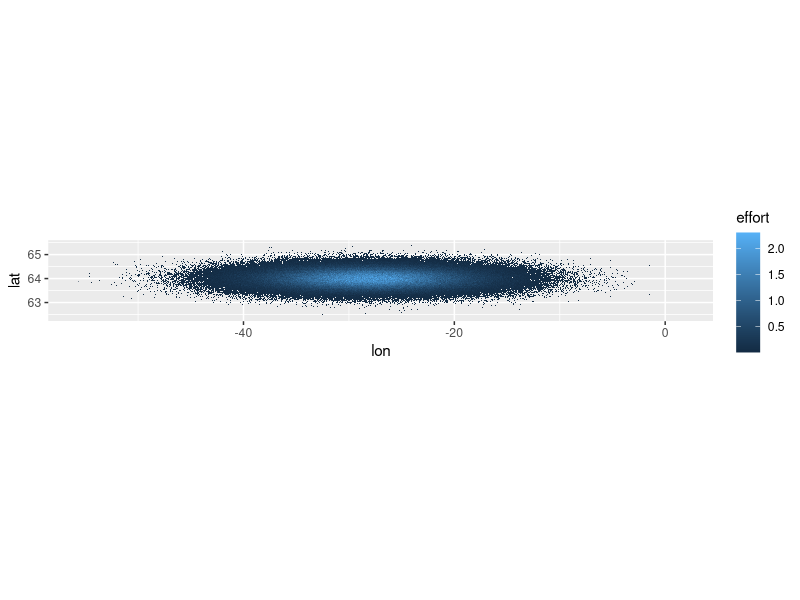
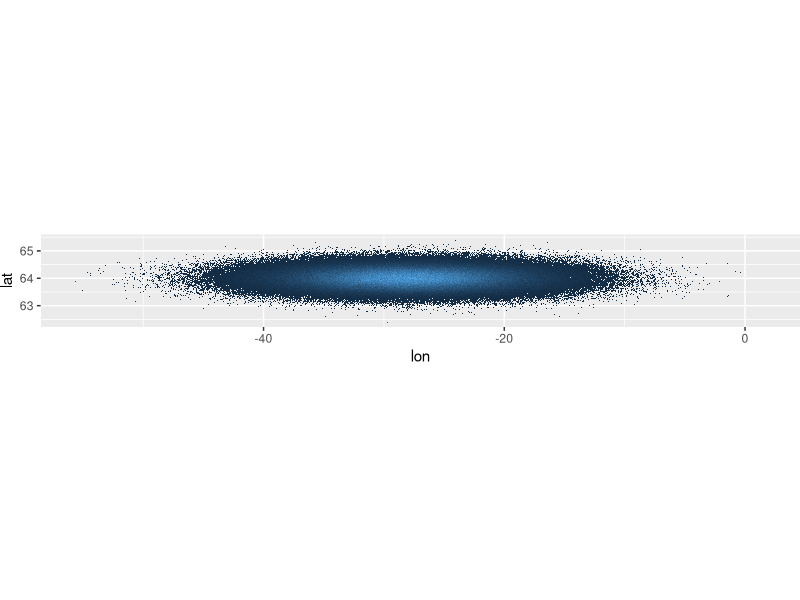

Reproduce these figures in R, in order.
## ---- chunk 1
knitr::opts_chunk$set(echo = TRUE, message = FALSE, warning = FALSE)
## ---- chunk 2
library(tidyverse)
d <- data_frame(lon =    rnorm(n = 1e6, mean =  -28, sd =   6),
                lat =    rnorm(n = 1e6, mean =   64, sd =   0.3),
                effort = rnorm(n = 1e6, mean = 1000, sd = 200))  # unit in minutes
## ---- chunk 3
#' @title encode_zchords
#'
#' @description
#'
#' The function takes x and y values and converts them to a grid whose value
#' represent the midpoints given dx and dy.
#' 
#' The main code is shamelessly stolen from siggi with some tiny bit of
#' stardust added (if only in the name).
#'
#' @param x A numerical vector, normally a longitude
#' @param y A numerical vector, normally a latitude
#' @param dx Resolution on the x-axis, normally in decimal degrees (default 1 degree)
#' @param dy Resolution on the y-axis, normally in decimal degrees (default half of the longitude)
#' @param invalids A logical (default TRUE), convert values outside mercator ranges to NA.
#'
#' @return A character vector where the grid "coding" are the midpoints separated 
#' by a colon. This vector can be split up by e.g. the tidyr:separate function.
#' @export
#'
encode_zchords <- function(x, y, dx = 1, dy = 0.5 * dx, invalids = TRUE) {

  x.brks <- seq(floor(min(x)),ceiling(max(x)),dx)
  x.ints <- findInterval(x, x.brks, all.inside = TRUE)
  x <- (x.brks[x.ints] + x.brks[x.ints + 1]) / 2

  y.brks <- seq(floor(min(y)),ceiling(max(y)),dy)
  y.ints <- findInterval(y, y.brks, all.inside = TRUE)
  y <- (y.brks[y.ints] + y.brks[y.ints + 1]) / 2

  if(invalids) {
    x <- ifelse(x >= -180 & x <= 180, x, NA)
    y <- ifelse(y >= -90  & y <= 90 , y, NA)
  }

  return(paste(round(x,6), round(y,6), sep = ":"))

}
## ---- chunk 4
df <- 
  d %>% 
  mutate(sq = encode_zchords(lon, lat, dx = 0.05, dy = 0.025), type = "zchords") %>% 
  group_by(sq) %>% 
  summarise(effort = sum(effort) / 60/1000) %>% # scale to lets say thousand hours
  separate(sq, c("lon", "lat"), sep = ":", convert = TRUE, remove = FALSE)
## ---- chunk 5
glimpse(df)
## ---- chunk 6
df %>% 
  ggplot(aes(lon, lat, fill = effort)) +
  geom_raster() +
  coord_quickmap()
## ---- chunk 7
aspect_ratio <- function(df) {
  ranges <- data.frame(x.range = range(df$lon),
                       y.range = range(df$lat))
  
  x.center <- sum(ranges$x.range) / 2
  y.center <- sum(ranges$y.range) / 2
  
  # compute distance corresponding to 1 degree in either direction
  # from the center
  x.dist <- ggplot2:::dist_central_angle(x.center + c(-0.5, 0.5), rep(y.center, 2))
  y.dist <- ggplot2:::dist_central_angle(rep(x.center, 2), y.center + c(-0.5, 0.5))
  # NB: this makes the projection correct in the center of the plot and
  #     increasingly less correct towards the edges. For regions of reasonnable
  #     size, this seems to give better results than computing this ratio from
  #     the total lat and lon span.
  
  # scale the plot with this aspect ratio
  ratio <- x.dist / y.dist
  
  return(ratio)
  
}

## ---- chunk 8
ratio <- aspect_ratio(df)
## ---- chunk 9
df %>% 
  ggplot(aes(lon, lat, fill = effort)) +
  theme(plot.margin = margin(0, 0, 0, 0)) +
  geom_raster() +
  coord_quickmap() +
  theme(legend.position = "none")
